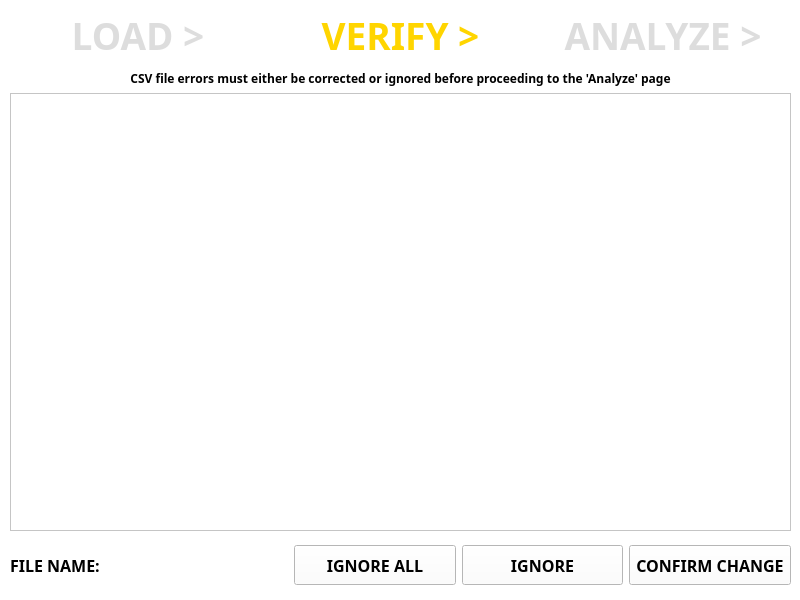
<?xml version="1.0" encoding="UTF-8"?>
<ui version="4.0">
 <class>VerifyCSV</class>
 <widget class="QMainWindow" name="VerifyCSV">
  <property name="geometry">
   <rect>
    <x>0</x>
    <y>0</y>
    <width>800</width>
    <height>600</height>
   </rect>
  </property>
  <property name="minimumSize">
   <size>
    <width>800</width>
    <height>600</height>
   </size>
  </property>
  <property name="palette">
   <palette>
    <active>
     <colorrole role="WindowText">
      <brush brushstyle="SolidPattern">
       <color alpha="255">
        <red>0</red>
        <green>0</green>
        <blue>0</blue>
       </color>
      </brush>
     </colorrole>
     <colorrole role="Button">
      <brush brushstyle="SolidPattern">
       <color alpha="255">
        <red>255</red>
        <green>255</green>
        <blue>255</blue>
       </color>
      </brush>
     </colorrole>
     <colorrole role="Light">
      <brush brushstyle="SolidPattern">
       <color alpha="255">
        <red>255</red>
        <green>255</green>
        <blue>255</blue>
       </color>
      </brush>
     </colorrole>
     <colorrole role="Midlight">
      <brush brushstyle="SolidPattern">
       <color alpha="255">
        <red>255</red>
        <green>255</green>
        <blue>255</blue>
       </color>
      </brush>
     </colorrole>
     <colorrole role="Dark">
      <brush brushstyle="SolidPattern">
       <color alpha="255">
        <red>127</red>
        <green>127</green>
        <blue>127</blue>
       </color>
      </brush>
     </colorrole>
     <colorrole role="Mid">
      <brush brushstyle="SolidPattern">
       <color alpha="255">
        <red>170</red>
        <green>170</green>
        <blue>170</blue>
       </color>
      </brush>
     </colorrole>
     <colorrole role="Text">
      <brush brushstyle="SolidPattern">
       <color alpha="255">
        <red>0</red>
        <green>0</green>
        <blue>0</blue>
       </color>
      </brush>
     </colorrole>
     <colorrole role="BrightText">
      <brush brushstyle="SolidPattern">
       <color alpha="255">
        <red>255</red>
        <green>255</green>
        <blue>255</blue>
       </color>
      </brush>
     </colorrole>
     <colorrole role="ButtonText">
      <brush brushstyle="SolidPattern">
       <color alpha="255">
        <red>0</red>
        <green>0</green>
        <blue>0</blue>
       </color>
      </brush>
     </colorrole>
     <colorrole role="Base">
      <brush brushstyle="SolidPattern">
       <color alpha="255">
        <red>255</red>
        <green>255</green>
        <blue>255</blue>
       </color>
      </brush>
     </colorrole>
     <colorrole role="Window">
      <brush brushstyle="SolidPattern">
       <color alpha="255">
        <red>255</red>
        <green>255</green>
        <blue>255</blue>
       </color>
      </brush>
     </colorrole>
     <colorrole role="Shadow">
      <brush brushstyle="SolidPattern">
       <color alpha="255">
        <red>0</red>
        <green>0</green>
        <blue>0</blue>
       </color>
      </brush>
     </colorrole>
     <colorrole role="AlternateBase">
      <brush brushstyle="SolidPattern">
       <color alpha="255">
        <red>255</red>
        <green>255</green>
        <blue>255</blue>
       </color>
      </brush>
     </colorrole>
     <colorrole role="ToolTipBase">
      <brush brushstyle="SolidPattern">
       <color alpha="255">
        <red>255</red>
        <green>255</green>
        <blue>220</blue>
       </color>
      </brush>
     </colorrole>
     <colorrole role="ToolTipText">
      <brush brushstyle="SolidPattern">
       <color alpha="255">
        <red>0</red>
        <green>0</green>
        <blue>0</blue>
       </color>
      </brush>
     </colorrole>
    </active>
    <inactive>
     <colorrole role="WindowText">
      <brush brushstyle="SolidPattern">
       <color alpha="255">
        <red>0</red>
        <green>0</green>
        <blue>0</blue>
       </color>
      </brush>
     </colorrole>
     <colorrole role="Button">
      <brush brushstyle="SolidPattern">
       <color alpha="255">
        <red>255</red>
        <green>255</green>
        <blue>255</blue>
       </color>
      </brush>
     </colorrole>
     <colorrole role="Light">
      <brush brushstyle="SolidPattern">
       <color alpha="255">
        <red>255</red>
        <green>255</green>
        <blue>255</blue>
       </color>
      </brush>
     </colorrole>
     <colorrole role="Midlight">
      <brush brushstyle="SolidPattern">
       <color alpha="255">
        <red>255</red>
        <green>255</green>
        <blue>255</blue>
       </color>
      </brush>
     </colorrole>
     <colorrole role="Dark">
      <brush brushstyle="SolidPattern">
       <color alpha="255">
        <red>127</red>
        <green>127</green>
        <blue>127</blue>
       </color>
      </brush>
     </colorrole>
     <colorrole role="Mid">
      <brush brushstyle="SolidPattern">
       <color alpha="255">
        <red>170</red>
        <green>170</green>
        <blue>170</blue>
       </color>
      </brush>
     </colorrole>
     <colorrole role="Text">
      <brush brushstyle="SolidPattern">
       <color alpha="255">
        <red>0</red>
        <green>0</green>
        <blue>0</blue>
       </color>
      </brush>
     </colorrole>
     <colorrole role="BrightText">
      <brush brushstyle="SolidPattern">
       <color alpha="255">
        <red>255</red>
        <green>255</green>
        <blue>255</blue>
       </color>
      </brush>
     </colorrole>
     <colorrole role="ButtonText">
      <brush brushstyle="SolidPattern">
       <color alpha="255">
        <red>0</red>
        <green>0</green>
        <blue>0</blue>
       </color>
      </brush>
     </colorrole>
     <colorrole role="Base">
      <brush brushstyle="SolidPattern">
       <color alpha="255">
        <red>255</red>
        <green>255</green>
        <blue>255</blue>
       </color>
      </brush>
     </colorrole>
     <colorrole role="Window">
      <brush brushstyle="SolidPattern">
       <color alpha="255">
        <red>255</red>
        <green>255</green>
        <blue>255</blue>
       </color>
      </brush>
     </colorrole>
     <colorrole role="Shadow">
      <brush brushstyle="SolidPattern">
       <color alpha="255">
        <red>0</red>
        <green>0</green>
        <blue>0</blue>
       </color>
      </brush>
     </colorrole>
     <colorrole role="AlternateBase">
      <brush brushstyle="SolidPattern">
       <color alpha="255">
        <red>255</red>
        <green>255</green>
        <blue>255</blue>
       </color>
      </brush>
     </colorrole>
     <colorrole role="ToolTipBase">
      <brush brushstyle="SolidPattern">
       <color alpha="255">
        <red>255</red>
        <green>255</green>
        <blue>220</blue>
       </color>
      </brush>
     </colorrole>
     <colorrole role="ToolTipText">
      <brush brushstyle="SolidPattern">
       <color alpha="255">
        <red>0</red>
        <green>0</green>
        <blue>0</blue>
       </color>
      </brush>
     </colorrole>
    </inactive>
    <disabled>
     <colorrole role="WindowText">
      <brush brushstyle="SolidPattern">
       <color alpha="255">
        <red>127</red>
        <green>127</green>
        <blue>127</blue>
       </color>
      </brush>
     </colorrole>
     <colorrole role="Button">
      <brush brushstyle="SolidPattern">
       <color alpha="255">
        <red>255</red>
        <green>255</green>
        <blue>255</blue>
       </color>
      </brush>
     </colorrole>
     <colorrole role="Light">
      <brush brushstyle="SolidPattern">
       <color alpha="255">
        <red>255</red>
        <green>255</green>
        <blue>255</blue>
       </color>
      </brush>
     </colorrole>
     <colorrole role="Midlight">
      <brush brushstyle="SolidPattern">
       <color alpha="255">
        <red>255</red>
        <green>255</green>
        <blue>255</blue>
       </color>
      </brush>
     </colorrole>
     <colorrole role="Dark">
      <brush brushstyle="SolidPattern">
       <color alpha="255">
        <red>127</red>
        <green>127</green>
        <blue>127</blue>
       </color>
      </brush>
     </colorrole>
     <colorrole role="Mid">
      <brush brushstyle="SolidPattern">
       <color alpha="255">
        <red>170</red>
        <green>170</green>
        <blue>170</blue>
       </color>
      </brush>
     </colorrole>
     <colorrole role="Text">
      <brush brushstyle="SolidPattern">
       <color alpha="255">
        <red>127</red>
        <green>127</green>
        <blue>127</blue>
       </color>
      </brush>
     </colorrole>
     <colorrole role="BrightText">
      <brush brushstyle="SolidPattern">
       <color alpha="255">
        <red>255</red>
        <green>255</green>
        <blue>255</blue>
       </color>
      </brush>
     </colorrole>
     <colorrole role="ButtonText">
      <brush brushstyle="SolidPattern">
       <color alpha="255">
        <red>127</red>
        <green>127</green>
        <blue>127</blue>
       </color>
      </brush>
     </colorrole>
     <colorrole role="Base">
      <brush brushstyle="SolidPattern">
       <color alpha="255">
        <red>255</red>
        <green>255</green>
        <blue>255</blue>
       </color>
      </brush>
     </colorrole>
     <colorrole role="Window">
      <brush brushstyle="SolidPattern">
       <color alpha="255">
        <red>255</red>
        <green>255</green>
        <blue>255</blue>
       </color>
      </brush>
     </colorrole>
     <colorrole role="Shadow">
      <brush brushstyle="SolidPattern">
       <color alpha="255">
        <red>0</red>
        <green>0</green>
        <blue>0</blue>
       </color>
      </brush>
     </colorrole>
     <colorrole role="AlternateBase">
      <brush brushstyle="SolidPattern">
       <color alpha="255">
        <red>255</red>
        <green>255</green>
        <blue>255</blue>
       </color>
      </brush>
     </colorrole>
     <colorrole role="ToolTipBase">
      <brush brushstyle="SolidPattern">
       <color alpha="255">
        <red>255</red>
        <green>255</green>
        <blue>220</blue>
       </color>
      </brush>
     </colorrole>
     <colorrole role="ToolTipText">
      <brush brushstyle="SolidPattern">
       <color alpha="255">
        <red>0</red>
        <green>0</green>
        <blue>0</blue>
       </color>
      </brush>
     </colorrole>
    </disabled>
   </palette>
  </property>
  <property name="windowTitle">
   <string>MainWindow</string>
  </property>
  <property name="autoFillBackground">
   <bool>true</bool>
  </property>
  <widget class="QWidget" name="centralwidget">
   <property name="minimumSize">
    <size>
     <width>800</width>
     <height>600</height>
    </size>
   </property>
   <widget class="QWidget" name="horizontalLayoutWidget">
    <property name="geometry">
     <rect>
      <x>10</x>
      <y>10</y>
      <width>781</width>
      <height>51</height>
     </rect>
    </property>
    <layout class="QHBoxLayout" name="navigation_area">
     <property name="sizeConstraint">
      <enum>QLayout::SetDefaultConstraint</enum>
     </property>
     <item>
      <widget class="QPushButton" name="load_btn">
       <property name="maximumSize">
        <size>
         <width>16777215</width>
         <height>50</height>
        </size>
       </property>
       <property name="palette">
        <palette>
         <active>
          <colorrole role="ButtonText">
           <brush brushstyle="SolidPattern">
            <color alpha="255">
             <red>221</red>
             <green>221</green>
             <blue>221</blue>
            </color>
           </brush>
          </colorrole>
         </active>
         <inactive>
          <colorrole role="ButtonText">
           <brush brushstyle="SolidPattern">
            <color alpha="255">
             <red>221</red>
             <green>221</green>
             <blue>221</blue>
            </color>
           </brush>
          </colorrole>
         </inactive>
         <disabled>
          <colorrole role="ButtonText">
           <brush brushstyle="SolidPattern">
            <color alpha="255">
             <red>120</red>
             <green>120</green>
             <blue>120</blue>
            </color>
           </brush>
          </colorrole>
         </disabled>
        </palette>
       </property>
       <property name="font">
        <font>
         <family>Arial Black</family>
         <pointsize>28</pointsize>
         <weight>75</weight>
         <bold>true</bold>
        </font>
       </property>
       <property name="text">
        <string>LOAD &gt;</string>
       </property>
       <property name="flat">
        <bool>true</bool>
       </property>
      </widget>
     </item>
     <item>
      <widget class="QPushButton" name="verify_btn">
       <property name="maximumSize">
        <size>
         <width>16777215</width>
         <height>50</height>
        </size>
       </property>
       <property name="palette">
        <palette>
         <active>
          <colorrole role="ButtonText">
           <brush brushstyle="SolidPattern">
            <color alpha="255">
             <red>255</red>
             <green>213</green>
             <blue>0</blue>
            </color>
           </brush>
          </colorrole>
         </active>
         <inactive>
          <colorrole role="ButtonText">
           <brush brushstyle="SolidPattern">
            <color alpha="255">
             <red>255</red>
             <green>213</green>
             <blue>0</blue>
            </color>
           </brush>
          </colorrole>
         </inactive>
         <disabled>
          <colorrole role="ButtonText">
           <brush brushstyle="SolidPattern">
            <color alpha="255">
             <red>120</red>
             <green>120</green>
             <blue>120</blue>
            </color>
           </brush>
          </colorrole>
         </disabled>
        </palette>
       </property>
       <property name="font">
        <font>
         <family>Arial Black</family>
         <pointsize>28</pointsize>
         <weight>75</weight>
         <bold>true</bold>
        </font>
       </property>
       <property name="text">
        <string>VERIFY &gt;</string>
       </property>
       <property name="flat">
        <bool>true</bool>
       </property>
      </widget>
     </item>
     <item>
      <widget class="QPushButton" name="analyze_btn">
       <property name="maximumSize">
        <size>
         <width>16777215</width>
         <height>50</height>
        </size>
       </property>
       <property name="palette">
        <palette>
         <active>
          <colorrole role="ButtonText">
           <brush brushstyle="SolidPattern">
            <color alpha="255">
             <red>221</red>
             <green>221</green>
             <blue>221</blue>
            </color>
           </brush>
          </colorrole>
         </active>
         <inactive>
          <colorrole role="ButtonText">
           <brush brushstyle="SolidPattern">
            <color alpha="255">
             <red>221</red>
             <green>221</green>
             <blue>221</blue>
            </color>
           </brush>
          </colorrole>
         </inactive>
         <disabled>
          <colorrole role="ButtonText">
           <brush brushstyle="SolidPattern">
            <color alpha="255">
             <red>120</red>
             <green>120</green>
             <blue>120</blue>
            </color>
           </brush>
          </colorrole>
         </disabled>
        </palette>
       </property>
       <property name="font">
        <font>
         <family>Arial Black</family>
         <pointsize>28</pointsize>
         <weight>75</weight>
         <bold>true</bold>
        </font>
       </property>
       <property name="text">
        <string>ANALYZE &gt;</string>
       </property>
       <property name="flat">
        <bool>true</bool>
       </property>
      </widget>
     </item>
    </layout>
   </widget>
   <widget class="QWidget" name="horizontalLayoutWidget_3">
    <property name="geometry">
     <rect>
      <x>10</x>
      <y>540</y>
      <width>781</width>
      <height>51</height>
     </rect>
    </property>
    <layout class="QHBoxLayout" name="horizontalLayout">
     <item>
      <widget class="QLabel" name="file_name_label">
       <property name="minimumSize">
        <size>
         <width>110</width>
         <height>40</height>
        </size>
       </property>
       <property name="maximumSize">
        <size>
         <width>110</width>
         <height>40</height>
        </size>
       </property>
       <property name="font">
        <font>
         <family>Arial Black</family>
         <pointsize>12</pointsize>
         <weight>75</weight>
         <bold>true</bold>
        </font>
       </property>
       <property name="text">
        <string>FILE NAME: </string>
       </property>
      </widget>
     </item>
     <item>
      <widget class="QLabel" name="file_name">
       <property name="minimumSize">
        <size>
         <width>0</width>
         <height>40</height>
        </size>
       </property>
       <property name="maximumSize">
        <size>
         <width>16777215</width>
         <height>40</height>
        </size>
       </property>
       <property name="text">
        <string/>
       </property>
      </widget>
     </item>
     <item>
      <widget class="QPushButton" name="ignoreall_btn">
       <property name="minimumSize">
        <size>
         <width>100</width>
         <height>40</height>
        </size>
       </property>
       <property name="maximumSize">
        <size>
         <width>200</width>
         <height>40</height>
        </size>
       </property>
       <property name="font">
        <font>
         <family>Arial Black</family>
         <pointsize>12</pointsize>
         <weight>75</weight>
         <bold>true</bold>
        </font>
       </property>
       <property name="text">
        <string>IGNORE ALL</string>
       </property>
      </widget>
     </item>
     <item>
      <widget class="QPushButton" name="ignore_btn">
       <property name="minimumSize">
        <size>
         <width>100</width>
         <height>40</height>
        </size>
       </property>
       <property name="maximumSize">
        <size>
         <width>200</width>
         <height>40</height>
        </size>
       </property>
       <property name="font">
        <font>
         <family>Arial Black</family>
         <pointsize>12</pointsize>
         <weight>75</weight>
         <bold>true</bold>
        </font>
       </property>
       <property name="text">
        <string>IGNORE</string>
       </property>
      </widget>
     </item>
     <item>
      <widget class="QPushButton" name="confirm_btn">
       <property name="minimumSize">
        <size>
         <width>100</width>
         <height>40</height>
        </size>
       </property>
       <property name="maximumSize">
        <size>
         <width>200</width>
         <height>40</height>
        </size>
       </property>
       <property name="font">
        <font>
         <family>Arial Black</family>
         <pointsize>12</pointsize>
         <weight>75</weight>
         <bold>true</bold>
        </font>
       </property>
       <property name="text">
        <string>CONFIRM CHANGE</string>
       </property>
      </widget>
     </item>
    </layout>
   </widget>
   <widget class="QWidget" name="verticalLayoutWidget">
    <property name="geometry">
     <rect>
      <x>10</x>
      <y>70</y>
      <width>781</width>
      <height>461</height>
     </rect>
    </property>
    <layout class="QVBoxLayout" name="table_area">
     <item alignment="Qt::AlignHCenter">
      <widget class="QLabel" name="instruction_label">
       <property name="font">
        <font>
         <family>Arial Black</family>
         <weight>75</weight>
         <bold>true</bold>
        </font>
       </property>
       <property name="text">
        <string>&lt;html&gt;&lt;head/&gt;&lt;body&gt;&lt;p&gt;&lt;span style=&quot; font-weight:600;&quot;&gt;CSV file errors must either be corrected or ignored before proceeding to the 'Analyze' page&lt;/span&gt;&lt;/p&gt;&lt;/body&gt;&lt;/html&gt;</string>
       </property>
       <property name="alignment">
        <set>Qt::AlignCenter</set>
       </property>
      </widget>
     </item>
     <item>
      <widget class="QTableView" name="error_table"/>
     </item>
    </layout>
   </widget>
  </widget>
 </widget>
 <resources/>
 <connections/>
</ui>
